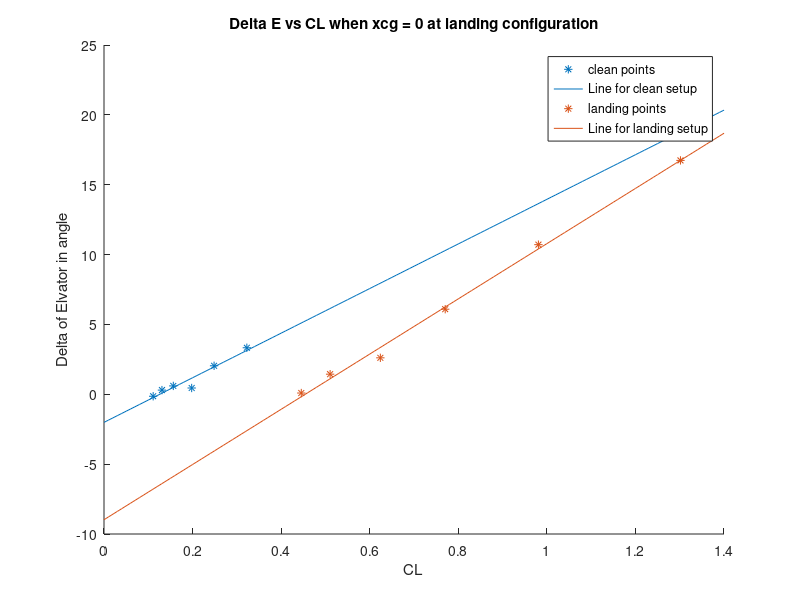

Reproduce this figure in MATLAB.
%%
%for cg plus 5
clear 
clc

IAS = [240,221,202,179.5,160.1,140.5].*0.5144;
rho = 1.225;
MassOfFuel=(3100+[971.6,969.3,965.1,961.4,956.1,953.9]).*0.453592;
WeightOfFuel = MassOfFuel.*9.81;
CL = WeightOfFuel./(0.5.*rho.*IAS.^2.*17.48);
AoA=[-0.55,-0.18,-0.15,-0.047,1.004,2.144];

p1=polyfit(AoA,CL,1);
scatter(AoA,CL);
range = [-10:0.1:10];
hold on
plot(range,p1(1).*range + p1(2));
%%
%High lift mode
IAS_landing = [119.3,111.3,100.6,90.5,80.2,69.6].*0.5144;
rho = 1.225;
MassOfFuel_landing=(3100+[936.8,926.9,920.8,917.6,917,914.6]).*0.453592;
WeightOfFuel_landing = MassOfFuel_landing.*9.81;
CL_landing = WeightOfFuel_landing./(0.5.*rho.*IAS_landing.^2.*17.48);
AoA_landing=[-5.248,-4.286,-3.312,-0.781,2.33,6.249];

hold on
scatter(AoA_landing,CL_landing,'*');
p2 = polyfit(AoA_landing,CL_landing,1);
hold on
plot(range,p2(1).*range+p2(2));
legend('points for clean setup','line for clean setup','points for landing setup','line for landing setup');
xlabel('Angel of attack in degree');
ylabel('CL(Coefficient of life)');
title('CL vs AoA for zero xcg - 5');
hold off
%%
%for de and CL
%for clean condition xcg-5

rangeCL=[0:0.01:1.4];
deltaE=[-0.01*14,0.01*30,0.02*30,0.015*30,0.068*30,0.111*30];
scatter(CL,deltaE,'*');
pdeltaE = polyfit(CL,deltaE,1);
hold on
plot(rangeCL,pdeltaE(1).*rangeCL+pdeltaE(2));
title('Delta E vs CL when xcg = 0 at clean configuration')
xlabel('CL')
ylabel('Delta of Elvator in angle');
hold on

%landing
deltaE_landing=[0.003*30,0.048*30,0.087*30,0.203*30,0.357*30,0.558*30];
scatter(CL_landing,deltaE_landing,'*');
pdeltaE_landing = polyfit(CL_landing,deltaE_landing,1);
hold on
plot(rangeCL,pdeltaE_landing(1).*rangeCL+pdeltaE_landing(2));
title('Delta E vs CL when xcg = 0 at landing configuration')
xlabel('CL')
ylabel('Delta of Elvator in angle');
legend('clean points','Line for clean setup','landing points','Line for landing setup');

%clean dDeltaE/dCl = 15.9628
%landing = 19.7590
